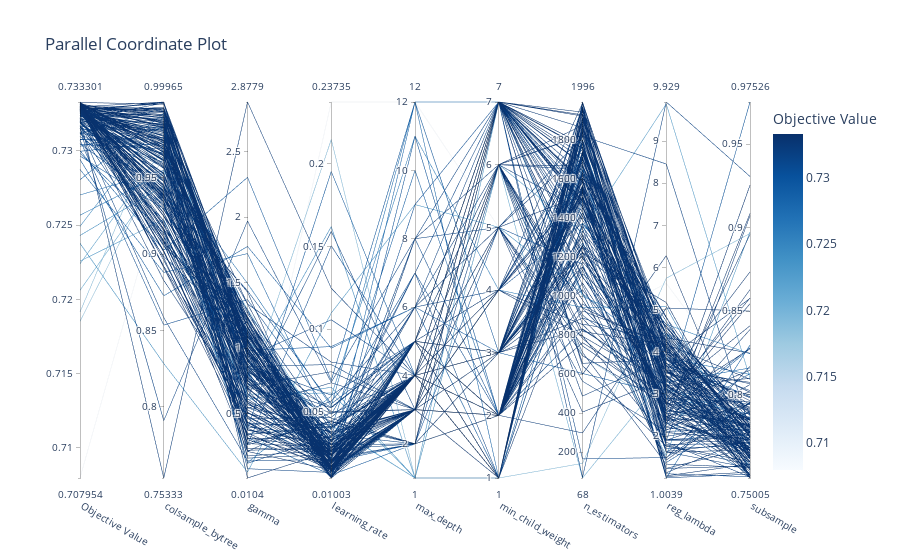

The code cell stored with this chart in its notebook:
### Code cell
from optuna.visualization import plot_parallel_coordinate

plot_parallel_coordinate(study)

### Figure 1 — Plotly figure (JSON) as saved in the notebook; plotly's stock layout.template omitted (floating-point values rounded to 4 significant figures; data arrays with more than 128 entries replaced by an {"elided": "..."} marker saying what was removed)
{"data": [{"dimensions": [{"label": "Objective Value", "range": [0.708, 0.7333], "values": {"elided": "200 float values"}}, {"label": "colsample_bytree", "range": [0.7533, 0.9996], "values": {"elided": "200 float values"}}, {"label": "gamma", "range": [0.01042, 2.878], "values": {"elided": "200 float values"}}, {"label": "learning_rate", "range": [0.01003, 0.2374], "values": {"elided": "200 float values"}}, {"label": "max_depth", "range": [1, 12], "values": {"elided": "200 int values"}}, {"label": "min_child_weight", "range": [1, 7], "values": {"elided": "200 int values"}}, {"label": "n_estimators", "range": [68, 1996], "values": {"elided": "200 int values"}}, {"label": "reg_lambda", "range": [1.004, 9.929], "values": {"elided": "200 float values"}}, {"label": "subsample", "range": [0.7501, 0.9753], "values": {"elided": "200 float values"}}], "labelangle": 30, "labelside": "bottom", "line": {"color": {"elided": "200 float values"}, "colorbar": {"title": {"text": "Objective Value"}}, "colorscale": [[0, "rgb(247,251,255)"], [0.125, "rgb(222,235,247)"], [0.25, "rgb(198,219,239)"], [0.375, "rgb(158,202,225)"], [0.5, "rgb(107,174,214)"], [0.625, "rgb(66,146,198)"], [0.75, "rgb(33,113,181)"], [0.875, "rgb(8,81,156)"], [1, "rgb(8,48,107)"]], "reversescale": false, "showscale": true}, "type": "parcoords"}], "layout": {"title": {"text": "Parallel Coordinate Plot"}}}
